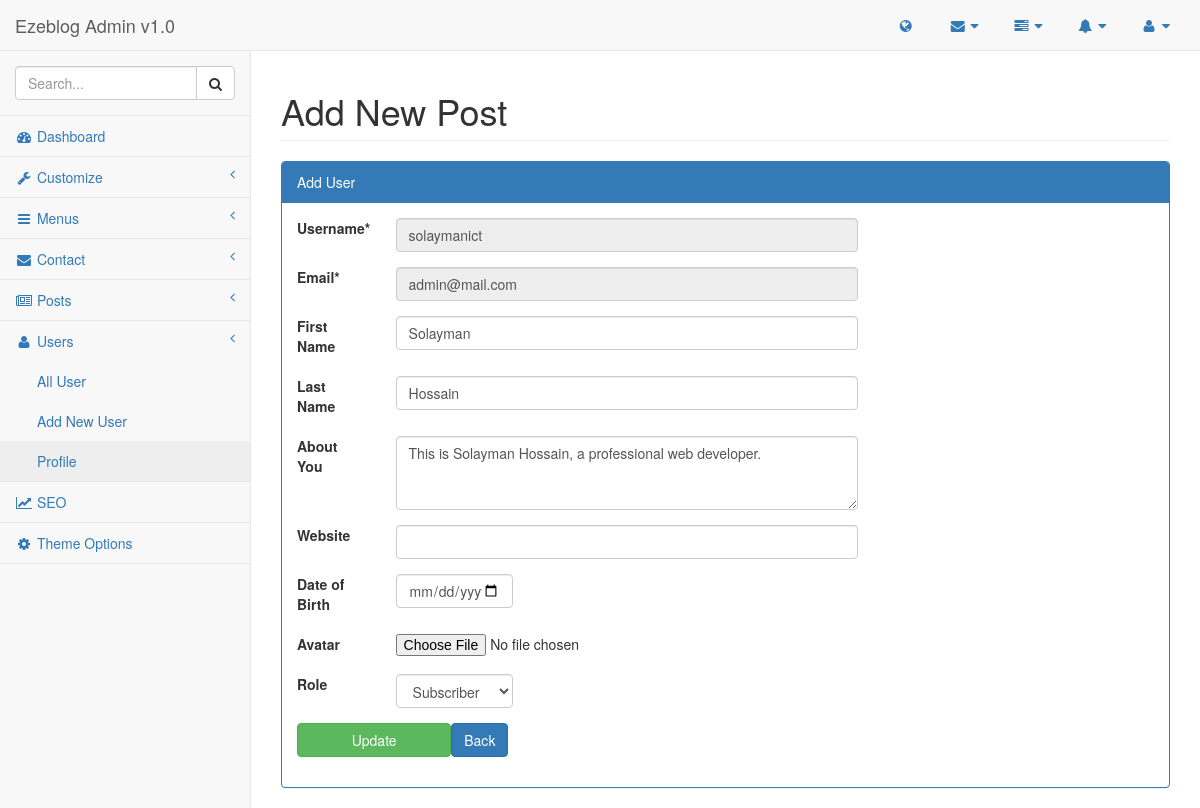
The page /admin/pages/profile.php (signed in) on the database its author committed.
### tables this page shows
CREATE TABLE `list_user` (
  `id` int(11) NOT NULL,
  `firstname` varchar(255) NOT NULL,
  `lastname` varchar(255) NOT NULL,
  `username` varchar(255) NOT NULL,
  `photo` varchar(255) NOT NULL,
  `email` varchar(255) NOT NULL,
  `details` text NOT NULL,
  `password` varchar(255) NOT NULL,
  `birth` date NOT NULL,
  `website` varchar(255) NOT NULL,
  `role` int(11) NOT NULL DEFAULT '4',
  `created_at` timestamp NOT NULL DEFAULT CURRENT_TIMESTAMP
);

### lib/database.php (called while the page is built, shortened)
<?php
Class Database{
    public $host   = DB_HOST;
    public $user   = DB_USER;
    public $pass   = DB_PASS;
    public $name   = DB_NAME;
    public $link;
    private function connectDB(){
        $this->link = new mysqli($this->host, $this->user, $this->pass, $this->name);
    }
    public function select($query){
        $result = $this->link->query($query) or die($this->link->error.__LINE__);
        if($result->num_rows > 0){
            return $result;
        } else {
            return false;
        }
    }
}
?>

### lib/session.php (called while the page is built, shortened)
<?php
class Session{
        public static function get($key){
            if(isset($_SESSION['$key'])){
                return $_SESSION['$key'];
            }else{
                return false;
            }
        }
    }
?>

### lib/format.php (called while the page is built, shortened)
<?php
class Format{
        public function reverseDatePicker($date){
            return date("m/d/Y",strtotime($date));;
        }
    }
?>

### admin/pages/profile.php (the view, shortened to what this page needs)
<?php include '../inc/header.php'; ?>
<?php include '../inc/sidebar.php'; ?>
<?php
    $userid = Session::get("userId");
    $userrole = Session::get("userRole");
?>
<div id="page-wrapper">
    <div class="row">
        <div class="col-lg-12">
            <h1 class="page-header">Add New Post</h1>
        </div>
    </div>
    <div class="row">
        <div class="col-lg-12">
            <div class="panel panel-primary">
                <div class="panel-heading">
                    Add User
                </div>
                <div class="panel-body">
                    <div class="row">
                        <form  role="form" class="add-user col-md-8" action="" method="post" enctype="multipart/form-data">
                            <?php
                                $query = "SELECT * FROM list_user WHERE id = '$userid' AND  role = $userrole ";
                                $menu = $database->select($query);
                                if($menu){
                                while($result = $menu->fetch_assoc()){
                            ?>
                            <div class="form-group row">
                                <label for="inputEmail3" class="col-sm-2 col-form-label">Username*</label>
                                <div class="col-sm-10">
                                    <input type="text" name="username" class="form-control" id="inputEmail3" value="<?php echo $result['username']; ?>" disabled>
                                </div>
                            </div>
                            <div class="form-group row">
                                <label for="inputEmail3" class="col-sm-2 col-form-label">Email*</label>
                                <div class="col-sm-10">
                                    <input type="email" name="email" class="form-control" id="inputEmail3" value="<?php echo $result['email']; ?>" disabled>
                                </div>
                            </div>
                            <div class="form-group row">
                                <label for="inputEmail3" class="col-sm-2 col-form-label">First Name</label>
                                <div class="col-sm-10">
                                    <input type="text" name="firstname" class="form-control" id="inputEmail3" value="<?php echo $result['firstname']; ?>">
                                </div>
                            </div>
                            <div class="form-group row">
                                <label for="inputEmail3" class="col-sm-2 col-form-label">Last Name</label>
                                <div class="col-sm-10">
                                    <input type="text" name="lastname" class="form-control" id="inputEmail3" value="<?php echo $result['lastname']; ?>">
                                </div>
                            </div>
                            <div class="form-group row">
                                <label for="inputEmail3" class="col-sm-2 col-form-label">About You</label>
                                <div class="col-sm-10">
                                    <textarea class="form-control" id="exampleFormControlTextarea1" rows="3" name="details"><?php echo $result['details']; ?></textarea>
                                </div>
                            </div>
                            <div class="form-group row">
                                <label for="inputEmail3" class="col-sm-2 col-form-label">Website</label>
                                <div class="col-sm-10">
                                    <input type="text" name="website" class="form-control" id="inputEmail3" value="<?php echo $result['website']; ?>">
                                </div>
                            </div>
                            <div class="form-group row">
                                <label for="inputPassword3" class="col-sm-2 col-form-label" for="when">Date of Birth</label>
                                <div class="col-sm-3">
                                    <input class="form-control" name="birth" id="datepicker"  type="date" value="<?php echo $format->reverseDatePicker($result['birth']); ?>">
                                </div>
                            </div>
                            <div class="form-group row">
                                <label for="inputPassword3" class="col-sm-2 col-form-label">Avatar</label>
                                <div class="col-sm-3">
                                    <input type="file" name="image">
                                </div>
                            </div>
                            <div class="form-group row">
                                <label for="inputPassword3" class="col-sm-2 col-form-label">Role</label>
                                <div class="col-sm-3">
                                    <select class="form-control" name="role" id="select">
                                        <option value="4" selected>Subscriber</option>
                                    </select>
                                </div>
                            </div>
                            <div class="form-group row">
                                <div class="col-sm-10">
                                    <input type="submit" name="publish" class="btn btn-success col-md-4 publish" value="Update">  <a class="btn btn-primary" href="index.php">Back</a>
                                </div>
                            </div>
                            <?php
                                    }
                                }
                            ?>
                        </form>
                    </div>
                </div>
            </div>
        </div>
    </div>
</div>
<?php include '../inc/footer.php'; ?>

### rows shown on the page
list_user: username "solaymanict", email "admin@mail.com", firstname "Solayman", lastname "Hossain", details "This is Solayman Hossain, a professional web developer."
